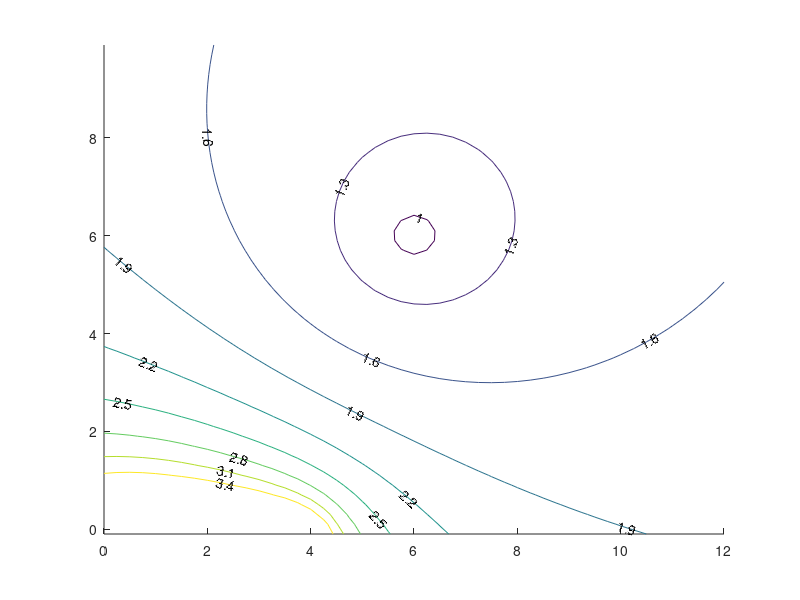

MATLAB code for this plot: (Note: this script raises an error after producing the figure.)
% example_two_slits_plot_contores_0466.m
% Nasser, June 11, 2019
clc;clear; 
% To plot Figure 18 in Section 7 of the paper:
% COMPUTATION OF CONFORMAL INVARIANTS 
%
% The data files 
% x04_pt.mat, y04_pt.mat, u0466_pt.mat
% were generated by the file
% example_two_slits_save_contores_0466.m
%
%
%
z1=6+6i;
x=load('x04_pt.mat','-ascii');
y=load('y04_pt.mat','-ascii');
u=load('u0466_pt.mat','-ascii');
%
figure
cntv  =  1:0.3:3.5;
contour(x,y,u,cntv,'ShowText','on','Color','k')
hold on
plot(real(z1),imag(z1),'or','MarkerFaceColor','r')
plot([0 4],[0 0],'k','LineWidth',2)
axis([-0.0 12 -0.0 10])
axis off
set(gca,'LooseInset',get(gca,'TightInset'))
% print -dpdf  fig_two_seg_m6_n6
% print -depsc fig_two_seg_m6_n6
%